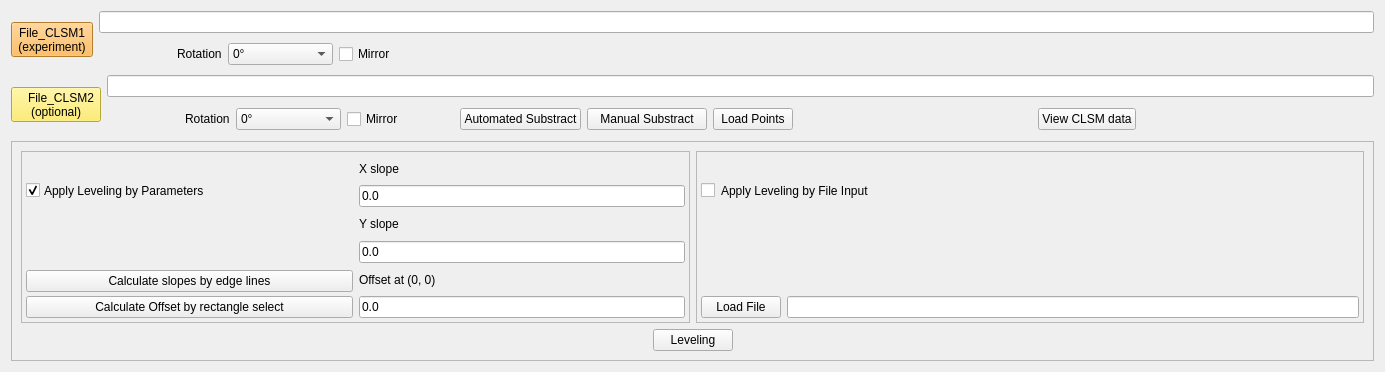
          <widget class="QWidget" name="tabWidgetPage1">
           <attribute name="title">
            <string>CLSM_Merge</string>
           </attribute>
           <layout class="QVBoxLayout" name="verticalLayout_3">
            <item>
             <layout class="QHBoxLayout" name="horizontalLayout_12">
              <item>
               <widget class="QToolButton" name="mergeloadCLSM1">
                <property name="toolTip">
                 <string>&lt;html&gt;&lt;head/&gt;&lt;body&gt;&lt;p&gt;Load main CLSM height data in *.csv format.&lt;/p&gt;&lt;/body&gt;&lt;/html&gt;</string>
                </property>
                <property name="styleSheet">
                 <string notr="true">background-color: rgb(252, 175, 62);</string>
                </property>
                <property name="text">
                 <string>File_CLSM1
(experiment)</string>
                </property>
               </widget>
              </item>
              <item>
               <layout class="QVBoxLayout" name="verticalLayout_5">
                <item>
                 <widget class="QLineEdit" name="loadCLSM1line">
                  <property name="maximumSize">
                   <size>
                    <width>16777215</width>
                    <height>16777215</height>
                   </size>
                  </property>
                 </widget>
                </item>
                <item>
                 <layout class="QHBoxLayout" name="horizontalLayout_11">
                  <item>
                   <spacer name="horizontalSpacer_11">
                    <property name="orientation">
                     <enum>Qt::Horizontal</enum>
                    </property>
                    <property name="sizeType">
                     <enum>QSizePolicy::Fixed</enum>
                    </property>
                    <property name="sizeHint" stdset="0">
                     <size>
                      <width>78</width>
                      <height>20</height>
                     </size>
                    </property>
                   </spacer>
                  </item>
                  <item>
                   <widget class="QLabel" name="label">
                    <property name="text">
                     <string>Rotation</string>
                    </property>
                   </widget>
                  </item>
                  <item>
                   <widget class="QComboBox" name="mergeroationCLSM1">
                    <property name="minimumSize">
                     <size>
                      <width>105</width>
                      <height>0</height>
                     </size>
                    </property>
                    <item>
                     <property name="text">
                      <string>0°</string>
                     </property>
                    </item>
                    <item>
                     <property name="text">
                      <string>90°</string>
                     </property>
                    </item>
                    <item>
                     <property name="text">
                      <string>180°</string>
                     </property>
                    </item>
                    <item>
                     <property name="text">
                      <string>270°</string>
                     </property>
                    </item>
                   </widget>
                  </item>
                  <item>
                   <widget class="QCheckBox" name="CLSM1checkBox">
                    <property name="text">
                     <string>Mirror</string>
                    </property>
                   </widget>
                  </item>
                  <item>
                   <spacer name="horizontalSpacer_6">
                    <property name="orientation">
                     <enum>Qt::Horizontal</enum>
                    </property>
                    <property name="sizeHint" stdset="0">
                     <size>
                      <width>978</width>
                      <height>30</height>
                     </size>
                    </property>
                   </spacer>
                  </item>
                 </layout>
                </item>
               </layout>
              </item>
             </layout>
            </item>
            <item>
             <layout class="QHBoxLayout" name="horizontalLayout_10">
              <item>
               <widget class="QToolButton" name="mergeloadCLSM2">
                <property name="toolTip">
                 <string>&lt;html&gt;&lt;head/&gt;&lt;body&gt;&lt;p&gt;Load secondary CLSM height data in *.csv format, e.g. for background feature elimination.&lt;/p&gt;&lt;/body&gt;&lt;/html&gt;</string>
                </property>
                <property name="styleSheet">
                 <string notr="true">background-color: rgb(252, 233, 79);</string>
                </property>
                <property name="text">
                 <string>   File_CLSM2    
(optional)</string>
                </property>
               </widget>
              </item>
              <item>
               <layout class="QVBoxLayout" name="verticalLayout_4">
                <item>
                 <widget class="QLineEdit" name="loadCLSM2line">
                  <property name="maximumSize">
                   <size>
                    <width>16777215</width>
                    <height>16777215</height>
                   </size>
                  </property>
                 </widget>
                </item>
                <item>
                 <layout class="QHBoxLayout" name="horizontalLayout_9">
                  <item>
                   <spacer name="horizontalSpacer_2">
                    <property name="orientation">
                     <enum>Qt::Horizontal</enum>
                    </property>
                    <property name="sizeType">
                     <enum>QSizePolicy::Fixed</enum>
                    </property>
                    <property name="sizeHint" stdset="0">
                     <size>
                      <width>78</width>
                      <height>20</height>
                     </size>
                    </property>
                   </spacer>
                  </item>
                  <item>
                   <widget class="QLabel" name="label_2">
                    <property name="text">
                     <string>Rotation</string>
                    </property>
                   </widget>
                  </item>
                  <item>
                   <widget class="QComboBox" name="mergeroationCLSM2">
                    <property name="minimumSize">
                     <size>
                      <width>105</width>
                      <height>0</height>
                     </size>
                    </property>
                    <item>
                     <property name="text">
                      <string>0°</string>
                     </property>
                    </item>
                    <item>
                     <property name="text">
                      <string>90°</string>
                     </property>
                    </item>
                    <item>
                     <property name="text">
                      <string>180°</string>
                     </property>
                    </item>
                    <item>
                     <property name="text">
                      <string>270°</string>
                     </property>
                    </item>
                   </widget>
                  </item>
                  <item>
                   <widget class="QCheckBox" name="CLSM2checkBox">
                    <property name="text">
                     <string>Mirror</string>
                    </property>
                   </widget>
                  </item>
                  <item>
                   <spacer name="horizontalSpacer">
                    <property name="orientation">
                     <enum>Qt::Horizontal</enum>
                    </property>
                    <property name="sizeType">
                     <enum>QSizePolicy::Fixed</enum>
                    </property>
                    <property name="sizeHint" stdset="0">
                     <size>
                      <width>50</width>
                      <height>20</height>
                     </size>
                    </property>
                   </spacer>
                  </item>
                  <item>
                   <widget class="QPushButton" name="autoSubstract">
                    <property name="minimumSize">
                     <size>
                      <width>20</width>
                      <height>0</height>
                     </size>
                    </property>
                    <property name="text">
                     <string>Automated Substract</string>
                    </property>
                   </widget>
                  </item>
                  <item>
                   <widget class="QPushButton" name="mergesubstractCLSM12">
                    <property name="minimumSize">
                     <size>
                      <width>120</width>
                      <height>0</height>
                     </size>
                    </property>
                    <property name="text">
                     <string>Manual Substract</string>
                    </property>
                   </widget>
                  </item>
                  <item>
                   <widget class="QPushButton" name="loadsubstractCLSM12">
                    <property name="text">
                     <string>Load Points</string>
                    </property>
                   </widget>
                  </item>
                  <item>
                   <spacer name="horizontalSpacer_8">
                    <property name="orientation">
                     <enum>Qt::Horizontal</enum>
                    </property>
                    <property name="sizeType">
                     <enum>QSizePolicy::Expanding</enum>
                    </property>
                    <property name="sizeHint" stdset="0">
                     <size>
                      <width>58</width>
                      <height>20</height>
                     </size>
                    </property>
                   </spacer>
                  </item>
                  <item>
                   <widget class="QPushButton" name="mergeviewCLSM">
                    <property name="text">
                     <string>View CLSM data</string>
                    </property>
                   </widget>
                  </item>
                  <item>
                   <spacer name="horizontalSpacer_5">
                    <property name="orientation">
                     <enum>Qt::Horizontal</enum>
                    </property>
                    <property name="sizeHint" stdset="0">
                     <size>
                      <width>0</width>
                      <height>32</height>
                     </size>
                    </property>
                   </spacer>
                  </item>
                 </layout>
                </item>
               </layout>
              </item>
             </layout>
            </item>
            <item>
             <widget class="QFrame" name="verticalFrame_2">
              <property name="frameShape">
               <enum>QFrame::StyledPanel</enum>
              </property>
              <property name="frameShadow">
               <enum>QFrame::Raised</enum>
              </property>
              <property name="midLineWidth">
               <number>0</number>
              </property>
              <layout class="QVBoxLayout" name="verticalLayout_2" stretch="0,0">
               <item>
                <layout class="QHBoxLayout" name="horizontalLayout_62">
                 <item>
                  <widget class="QFrame" name="horizontalFrame">
                   <property name="frameShape">
                    <enum>QFrame::StyledPanel</enum>
                   </property>
                   <property name="frameShadow">
                    <enum>QFrame::Raised</enum>
                   </property>
                   <layout class="QHBoxLayout" name="horizontalLayout">
                    <property name="leftMargin">
                     <number>4</number>
                    </property>
                    <property name="topMargin">
                     <number>4</number>
                    </property>
                    <property name="rightMargin">
                     <number>4</number>
                    </property>
                    <property name="bottomMargin">
                     <number>4</number>
                    </property>
                    <item>
                     <layout class="QVBoxLayout" name="verticalLayout_61">
                      <property name="spacing">
                       <number>4</number>
                      </property>
                      <property name="sizeConstraint">
                       <enum>QLayout::SetNoConstraint</enum>
                      </property>
                      <property name="bottomMargin">
                       <number>0</number>
                      </property>
                      <item>
                       <layout class="QHBoxLayout" name="horizontalLayout_95">
                        <property name="spacing">
                         <number>4</number>
                        </property>
                        <property name="sizeConstraint">
                         <enum>QLayout::SetDefaultConstraint</enum>
                        </property>
                        <property name="rightMargin">
                         <number>0</number>
                        </property>
                        <item>
                         <widget class="QCheckBox" name="checkBoxParams">
                          <property name="sizePolicy">
                           <sizepolicy hsizetype="Maximum" vsizetype="Fixed">
                            <horstretch>0</horstretch>
                            <verstretch>0</verstretch>
                           </sizepolicy>
                          </property>
                          <property name="text">
                           <string/>
                          </property>
                          <property name="checked">
                           <bool>true</bool>
                          </property>
                         </widget>
                        </item>
                        <item>
                         <widget class="QLabel" name="label_90">
                          <property name="sizePolicy">
                           <sizepolicy hsizetype="MinimumExpanding" vsizetype="Minimum">
                            <horstretch>0</horstretch>
                            <verstretch>0</verstretch>
                           </sizepolicy>
                          </property>
                          <property name="text">
                           <string>

Apply Leveling by Parameters

</string>
                          </property>
                          <property name="textFormat">
                           <enum>Qt::AutoText</enum>
                          </property>
                         </widget>
                        </item>
                       </layout>
                      </item>
                      <item>
                       <spacer name="verticalSpacer_23">
                        <property name="orientation">
                         <enum>Qt::Vertical</enum>
                        </property>
                        <property name="sizeType">
                         <enum>QSizePolicy::Ignored</enum>
                        </property>
                        <property name="sizeHint" stdset="0">
                         <size>
                          <width>20</width>
                          <height>40</height>
                         </size>
                        </property>
                       </spacer>
                      </item>
                      <item>
                       <widget class="QPushButton" name="calcByEdge">
                        <property name="text">
                         <string>Calculate slopes by edge lines</string>
                        </property>
                       </widget>
                      </item>
                      <item>
                       <widget class="QPushButton" name="mergeSelectArea">
                        <property name="text">
                         <string>Calculate Offset by rectangle select</string>
                        </property>
                       </widget>
                      </item>
                     </layout>
                    </item>
                    <item>
                     <layout class="QVBoxLayout" name="verticalLayout_62">
                      <property name="spacing">
                       <number>4</number>
                      </property>
                      <property name="sizeConstraint">
                       <enum>QLayout::SetDefaultConstraint</enum>
                      </property>
                      <item>
                       <widget class="QLabel" name="label_91">
                        <property name="text">
                         <string>X slope</string>
                        </property>
                       </widget>
                      </item>
                      <item>
                       <widget class="QLineEdit" name="XSlopeLine">
                        <property name="text">
                         <string>0.0</string>
                        </property>
                       </widget>
                      </item>
                      <item>
                       <widget class="QLabel" name="label_92">
                        <property name="text">
                         <string>Y slope</string>
                        </property>
                       </widget>
                      </item>
                      <item>
                       <widget class="QLineEdit" name="YSlopeLine">
                        <property name="text">
                         <string>0.0</string>
                        </property>
                       </widget>
                      </item>
                      <item>
                       <widget class="QLabel" name="label_93">
                        <property name="text">
                         <string>Offset at (0, 0)</string>
                        </property>
                       </widget>
                      </item>
                      <item>
                       <widget class="QLineEdit" name="Offset00Line">
                        <property name="text">
                         <string>0.0</string>
                        </property>
                       </widget>
                      </item>
                     </layout>
                    </item>
                   </layout>
                  </widget>
                 </item>
                 <item>
                  <widget class="QFrame" name="verticalFrame">
                   <property name="frameShape">
                    <enum>QFrame::StyledPanel</enum>
                   </property>
                   <property name="frameShadow">
                    <enum>QFrame::Raised</enum>
                   </property>
                   <layout class="QVBoxLayout" name="verticalLayout">
                    <property name="leftMargin">
                     <number>4</number>
                    </property>
                    <property name="topMargin">
                     <number>4</number>
                    </property>
                    <property name="rightMargin">
                     <number>4</number>
                    </property>
                    <property name="bottomMargin">
                     <number>4</number>
                    </property>
                    <item>
                     <layout class="QHBoxLayout" name="horizontalLayout_94">
                      <item>
                       <widget class="QCheckBox" name="checkBoxFileInput">
                        <property name="sizePolicy">
                         <sizepolicy hsizetype="Maximum" vsizetype="Fixed">
                          <horstretch>0</horstretch>
                          <verstretch>0</verstretch>
                         </sizepolicy>
                        </property>
                        <property name="text">
                         <string/>
                        </property>
                        <property name="tristate">
                         <bool>false</bool>
                        </property>
                       </widget>
                      </item>
                      <item>
                       <widget class="QLabel" name="label_3">
                        <property name="text">
                         <string>

Apply Leveling by File Input

</string>
                        </property>
                       </widget>
                      </item>
                     </layout>
                    </item>
                    <item>
                     <spacer name="verticalSpacer_24">
                      <property name="orientation">
                       <enum>Qt::Vertical</enum>
                      </property>
                      <property name="sizeHint" stdset="0">
                       <size>
                        <width>20</width>
                        <height>40</height>
                       </size>
                      </property>
                     </spacer>
                    </item>
                    <item>
                     <layout class="QHBoxLayout" name="horizontalLayout_6">
                      <item>
                       <widget class="QPushButton" name="LevelingReadIn">
                        <property name="text">
                         <string>Load File</string>
                        </property>
                       </widget>
                      </item>
                      <item>
                       <widget class="QLineEdit" name="lineEdit_4"/>
                      </item>
                     </layout>
                    </item>
                   </layout>
                  </widget>
                 </item>
                </layout>
               </item>
               <item>
                <layout class="QHBoxLayout" name="horizontalLayout_93">
                 <item>
                  <spacer name="horizontalSpacer_7">
                   <property name="orientation">
                    <enum>Qt::Horizontal</enum>
                   </property>
                   <property name="sizeHint" stdset="0">
                    <size>
                     <width>40</width>
                     <height>20</height>
                    </size>
                   </property>
                  </spacer>
                 </item>
                 <item>
                  <widget class="QPushButton" name="LevelingMain">
                   <property name="enabled">
                    <bool>true</bool>
                   </property>
                   <property name="sizePolicy">
                    <sizepolicy hsizetype="Maximum" vsizetype="Fixed">
                     <horstretch>0</horstretch>
                     <verstretch>0</verstretch>
                    </sizepolicy>
                   </property>
                   <property name="text">
                    <string>Leveling</string>
                   </property>
                  </widget>
                 </item>
                 <item>
                  <spacer name="horizontalSpacer_17">
                   <property name="orientation">
                    <enum>Qt::Horizontal</enum>
                   </property>
                   <property name="sizeHint" stdset="0">
                    <size>
                     <width>40</width>
                     <height>20</height>
                    </size>
                   </property>
                  </spacer>
                 </item>
                </layout>
               </item>
              </layout>
             </widget>
            </item>
           </layout>
          </widget>
